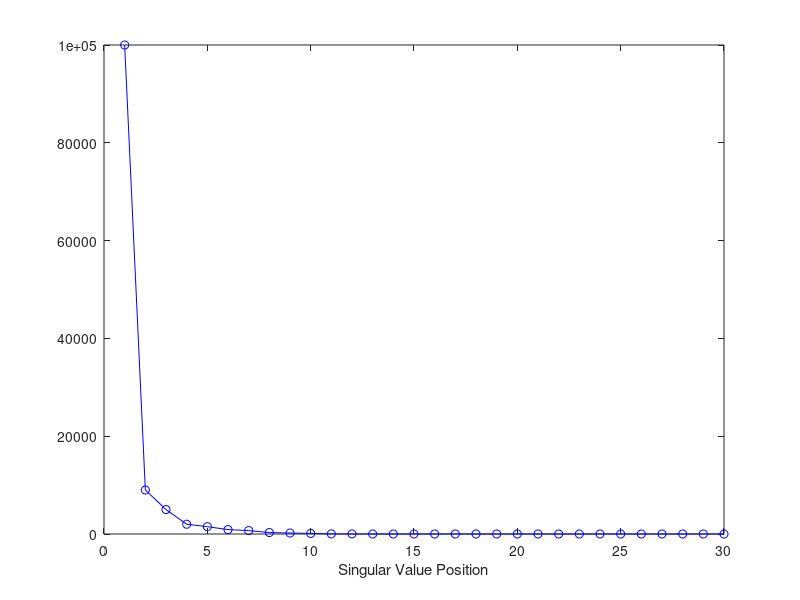
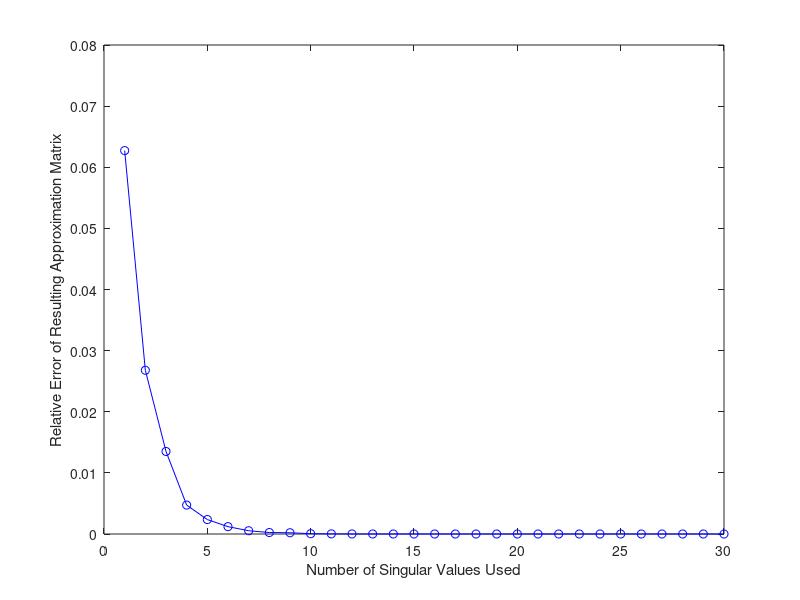

MATLAB code to generate these figures, in order:
%% MATLAB has a build in SVD command "svd"

% define number of rows and columns of matrix A
m = 10; 
n = 10;

% create random matrix of size m x n 
A1 = rand(m,n)

% find SVD decomposition of A
[U,Sigma,V] = svd(A1)

%% Find low-rank approximation of A using SVD
% create random matrix of size 30 x 30 with a given spectrum and find its SVD
evals = [100000 9000 5000 2000 1500 900 700 300 200 121 25 10 5 2 1 0.945 ...
    0.9 0.877 0.843 0.8 0.7 0.75 0.4 0.3 0.002 0.0032 0.004 0.0002 0.0001 ...
    0.0001]; %d efine the spectrum
dec_evals = sort(evals,'descend'); % sort the eigenvalues from large to small

% plot the eigenvalues
fig1 = figure; clf;
plot(dec_evals,'bo-')
xlabel('Singular Value Position')

Adiag = diag(dec_evals,0); % create a diagonal matrix with eigenvalue entries
T = rand(30); % create a random 30 x 30 matrix
A = T * Adiag * inv(T); % perform a similarity transformation
[U_k,Sigma,V_k] = svd(A); % find SVD 

% decide how many singular values to keep ( <n)
% change this value to see how the error differs
ksigma = 1;

% find the best rank k approximation of A by using a linear combination of
% outerproducts with the singular value of A as the weights
A_best = zeros(size(A));
for i = 1:ksigma
    A_best = A_best + (Sigma(i,i) * U_k(:,i) * V_k(:,i)');
end

A_best;

% find the error of the best rank k approximation of A
err = norm(A-A_best)
err_A_best = norm(err)/norm(A)

% plot error as a function of the rank k approximation of A 
A_best = zeros(size(A));
err_list = zeros(30,1)
for k = 1:30
    A_best = zeros(size(A));
    for i = 1:k
        A_best = A_best + (Sigma(i,i) * U_k(:,i) * V_k(:,i)');
    end
    err_list(i) = norm(A-A_best)/norm(A)
end

% create figure of relative error as a function of the number of singular
% values used
fig2 = figure; clf;
plot(err_list,'bo-')
xlabel('Number of Singular Values Used') 
ylabel('Relative Error of Resulting Approximation Matrix') 

%% Find the pseudo-inverse of A
% create random matrix A
A = [-1 1 0; -1 0 1; 0 -1 1]
b = [900; -601; 10]

A\b % note this gives no solution since A is non-singular

% built in pesudeo-inverse command "pinv", works for any case
pinvA = pinv(A)
pinvA*b %solves issue with least squares solution

%% Principal Component Analysis
% create random m x n matrix
m=5;
n=4;
A = rand(m,n)

% column center matrix
colcentered_A = zeros(size(A));
for i = 1:m
    for j = 1:n
        colcentered_A(i,j) = A(i,j)-mean(A(:,j));
    end
end

% find SVD decomposition column centered matrix
[U,S,V] =svd(colcentered_A)

% PCA of matrix A 
coeff = pca(A) % note that V = coeff matrix (vectors may differ by a factor of -1)

% PCA by hand 
% standardize matrix
centered_A = zeros(size(A));
for i = 1:m
    for j = 1:n
        centered_A(i,j) = (A(i,j)-mean(A(:,j)))/std(A(:,j));
    end
end
covariance = cov(A);
[V1,D1] = eig(covariance);
[d, ind] = sort(diag(D1), 'descend');
Ds = D1(ind,ind);
Vs = V1(:,ind) % note Vs = V = coeff (may differ by factor of -1)

k = 2;
feat_vec = coeff(:,1:k)
reorient = centered_A*feat_vec
